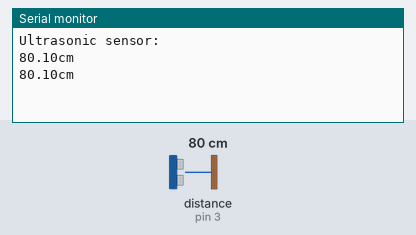
Bench run of a sketch on a simulated Arduino Uno, built with avr-gcc and run on an emulated ATmega328P. Shown: the last lines printed to the serial monitor. Wiring (inferred from the names in the program): ultrasonic range finder: trigger pin 2; echo pin 3. The test bench sets the inputs (shaded band); at power-on: distance to the obstacle (sensor on pin 3) 80 cm. The echo pulse lasts 58.3 µs per cm.

Above: at 1.8 s.
1.9 s: distance to the obstacle (sensor on pin 3) set to 2 cm
At 2.8 s:
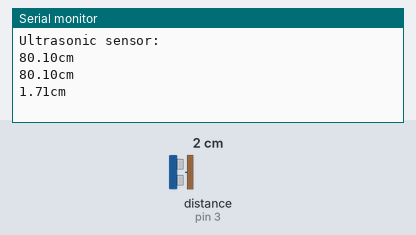
3.4 s: distance to the obstacle (sensor on pin 3) set to 4 cm
At 4.4 s:
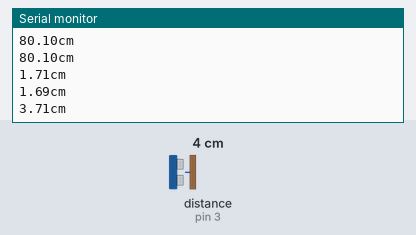
Timing chart, 0 to 6.4 s (numbered marks = the images above; inputs shaded):
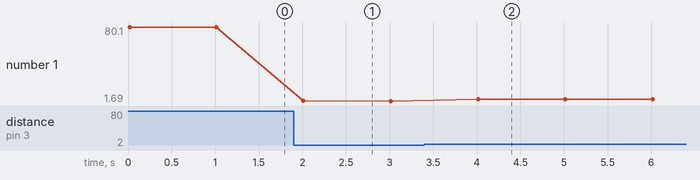

Measured:
- after the input at 1.9 s, the serial monitor: prints a new line after 0.11 s (image 1)
- after the input at 3.4 s, the serial monitor: prints a new line after 0.61 s (image 2)
- plotted number 1: 80.1 → 1.69 after the input at 1.9 s, 1.69 → 3.71 after the input at 3.4 s

The sketch:

3.3.1-Sr04.ino
```cpp
/*
SR04超声波传感器驱动
串口显示检测距离
*/

// 设定SR04连接的Arduino引脚
const int TrigPin = 2;
const int EchoPin = 3;
float distance;

void setup()
{ // 初始化串口通信及连接SR04的引脚
	Serial.begin(9600);
	pinMode(TrigPin, OUTPUT);
	// 要检测引脚上输入的脉冲宽度，需要先设置为输入状态
	pinMode(EchoPin, INPUT);
	Serial.println("Ultrasonic sensor:");
}

void loop()
{
	//产生一个10us的高脉冲去触发TrigPin
	digitalWrite(TrigPin, LOW);
	delayMicroseconds(2);
	digitalWrite(TrigPin, HIGH);
	delayMicroseconds(10);
	digitalWrite(TrigPin, LOW);
	// 检测脉冲宽度，并计算出距离
	distance = pulseIn(EchoPin, HIGH) / 58.00;
	Serial.print(distance);
	Serial.print("cm");
	Serial.println();
	delay(1000);
}
```
